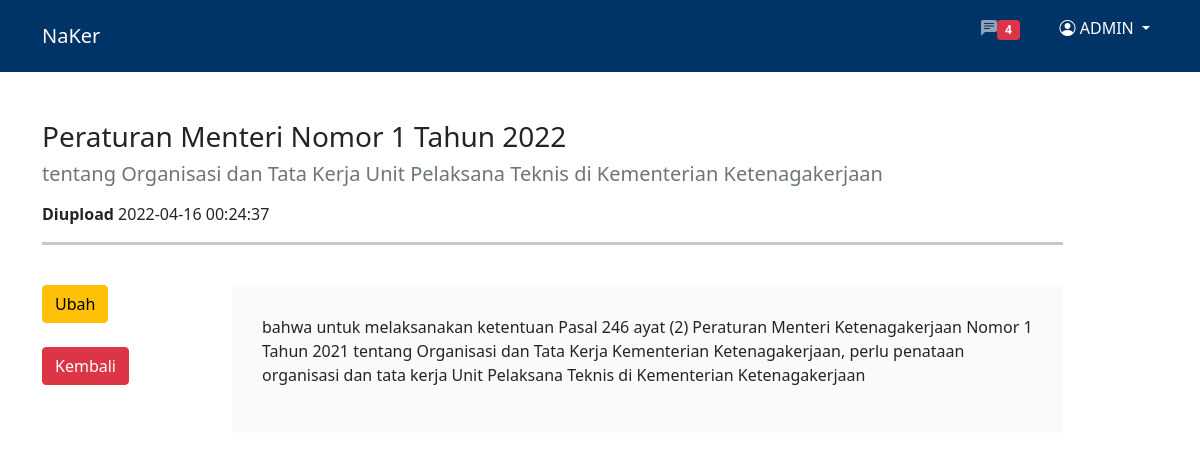
The app's page /public/Content/admin/15 (signed in) with its own data.
### tables this page shows
CREATE TABLE `users` (
  `id` int NOT NULL AUTO_INCREMENT,
  `name` varchar(128) DEFAULT NULL,
  `email` varchar(128) NOT NULL,
  `image` varchar(128) DEFAULT NULL,
  `password` varchar(255) NOT NULL,
  `gender` enum('Laki-laki','Perempuan','Other') DEFAULT NULL,
  `telp` varchar(20) DEFAULT NULL,
  `alamat` text,
  `role_id` int DEFAULT NULL,
  `is_active` tinyint DEFAULT NULL,
  `date_create` timestamp NULL DEFAULT CURRENT_TIMESTAMP,
  PRIMARY KEY (`id`),
  UNIQUE KEY `email` (`email`),
  KEY `fk_user_userRole` (`role_id`),
  CONSTRAINT `fk_user_userRole` FOREIGN KEY (`role_id`) REFERENCES `user_role` (`id`)
);

CREATE TABLE `contents` (
  `id` int NOT NULL AUTO_INCREMENT,
  `peraturan` varchar(128) NOT NULL,
  `tentang` varchar(255) NOT NULL,
  `content` text NOT NULL,
  `time_create` timestamp NULL DEFAULT CURRENT_TIMESTAMP,
  PRIMARY KEY (`id`)
);

### app/core/Controller.php (called while the page is built, shortened)
<?php
class Controller {
    public function view($view, $data = []) {
        require_once "../app/views/" . $view . '.php';
    }
}

### app/controllers/Content.php (called while the page is built, shortened)
<?php session_start();
class Content extends Controller {
    public function admin($id) {
        $data['page'] = "Detail | Naker";
        $data['user'] = $this->model('User_model')->viewUser($_SESSION)[0];
        $data['userD'] = $this->model('Content_model')->getWhere($id)[0];
        $this->view("content/admin", $data);
    }
}

### app/core/App.php (called while the page is built, shortened)
<?php
class App {
    private $method = 'index';
    private $parameter = [];
    public function __construct() {
            $url = $this->getUrl();
        if(isset($url[0])) {
            if(file_exists('../app/controllers/' . $url[0] . '.php')) {
                unset($url[0]);
            }
        }
        $this->controller = new $this->controller;
        if(isset($url[1])) {
            if(method_exists($this->controller, $url[1])) {
                $this->method = $url[1];
                unset($url[1]);
            }
        }
        if(!empty($url)) {
            $this->parameter = array_values($url);
        }
        call_user_func_array([$this->controller, $this->method], $this->parameter);
    }
    public function getUrl() {
        if(isset($_GET['url'])) {
            $url = rtrim($_GET['url'], '/');
            $url = filter_var($url, FILTER_SANITIZE_URL);
            $url = explode('/', $url);
            return $url;
        }
    }
}

### public/index.php (called while the page is built, shortened)
<?php
$app = new App();

### app/core/Database.php (called while the page is built, shortened)
<?php
class Database {
    private $host = DB_HOST;
    private $user = DB_USER;
    private $pass = DB_PASS;
    private $db_name = DB_NAME;
    private $connect;
    private $sql;
    public function __construct() {
        $source = "mysql:host=" . $this->host . ";dbname=" . $this->db_name;
        $options = [
            PDO::ATTR_PERSISTENT => true,
            PDO::ATTR_ERRMODE => PDO::ERRMODE_EXCEPTION
        ];
        try{
            $this->connect = new PDO($source, $this->user, $this->pass, $options);
        } catch(PDOException $e) {
            die($e->getMessage());
        }
    }
    public function query($sql) {
        $this->sql = $this->connect->prepare($sql);
    }
    public function execute() {
        $this->sql->execute();
    }
    public function resultSet() {
        $this->execute();
        return $this->sql->fetchAll(PDO::FETCH_ASSOC);
    }
}

### app/models/User_model.php (called while the page is built, shortened)
<?php
class User_model {
    private $db;
    public function __construct()
    {
        $this->db = new Database;
    }
    public function viewUser($data) {
        $email = $data['data']['email'];
        $sql = "SELECT * FROM users WHERE email = '$email'";
        $this->db->query($sql);
        $user = $this->db->resultSet();
        return $user;
    }
}

### app/models/Content_model.php (called while the page is built, shortened)
<?php
class Content_model {
    private $db;
    public function __construct()
    {
        $this->db = new Database;
    }
    public function getWhere($id) {
      $sql = "SELECT * FROM contents WHERE id = $id";
      $this->db->query($sql);
      $data = $this->db->resultSet();
      return $data;
  }
}

### app/views/content/admin.php (the view, shortened to what this page needs)
<nav class="navbar fixed-top navbar-expand-lg navbar-dark" style="background-color: #003366;">
  <div class="container">
    <a class="navbar-brand" href="#">NaKer</a>
      <div class="navbar-nav">
      <a class="nav-link mx-4" aria-current="page" href="#"><i class="bi bi-chat-left-text-fill fa-1x"></i><span class="badge bg-danger">4</span>
        </a>
        <div class="dropdown">
            <p class="nav-link active dropdown-toggle" type="button" id="dropdownMenuButton1" data-bs-toggle="dropdown" aria-expanded="false">
            <i class="bi bi-person-circle fa-1x"></i> <?= $data['user']['name']; ?>
            </p>
        </div>
      </div>
  </div>
</nav>
<div class="container" style="margin-top: 120px;">
    <div class="row">
        <div class="col-md-11 mb-4">
            <h3><?= $data['userD']['peraturan']; ?></h3>
            <h5 class="text-muted mb-3"><?= $data['userD']['tentang']; ?></h5>
            <p><b>Diupload</b> <?= date($data['userD']['time_create']); ?></p>
            <hr style="height:3px; border:0; box-shadow: 0 5px -5px #8c8c8c inset">
        </div>
        <div class="col-md-2">
            <div class="btn1 mb-4">
                <a href=""><button class="btn btn-warning">Ubah</button></a>
            </div>
            <div class="btn2">
                <a href="<?= BASEURL ?>admin"><button class="btn btn-danger">Kembali</button></a>
            </div>
        </div>
        <div class="col-md-9 mb-5">
            <div class="box" style="background-color: #FAFAFA; padding: 30px;">
                <p><?= $data['userD']['content']; ?></p>
            </div>
        </div>
    </div>
</div>

### records on screen
users: name "ADMIN"
contents: peraturan "Peraturan Menteri Nomor 1 Tahun 2022", tentang "tentang Organisasi dan Tata Kerja Unit Pelaksana Teknis di Kementerian Ketenagakerjaan", time_create "2022-04-16 00:24:37", content "bahwa untuk melaksanakan ketentuan Pasal 246 ayat (2) Peraturan Menteri Ketenagakerjaan Nomor 1 Tahun 2021 tentang Organisasi dan Tata Kerja Kementerian Ketenagakerjaan, perlu penataan organisasi dan tata kerja Unit Pelaksana Teknis di Kementerian Ketenagakerjaan"
